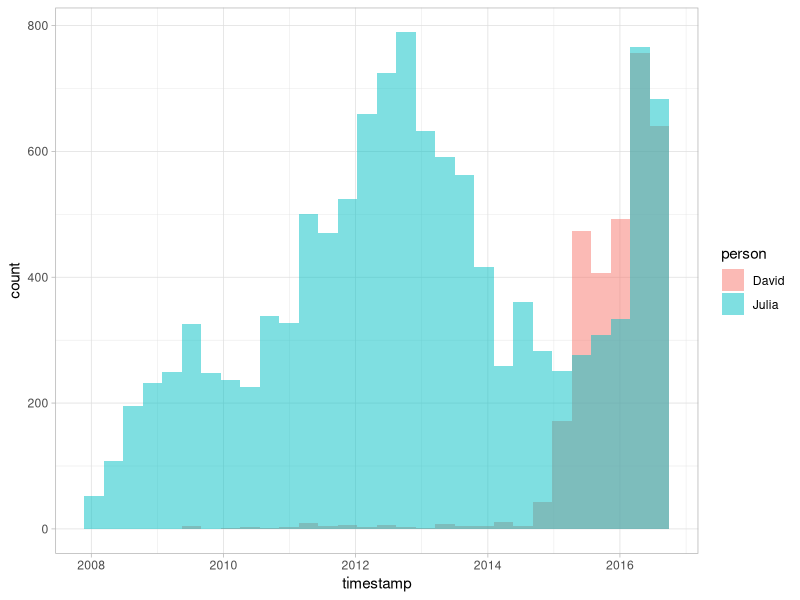
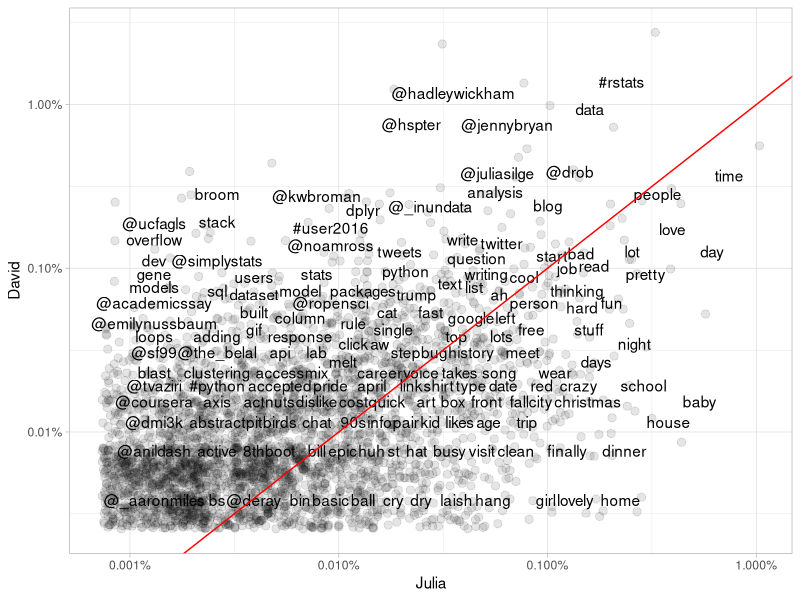
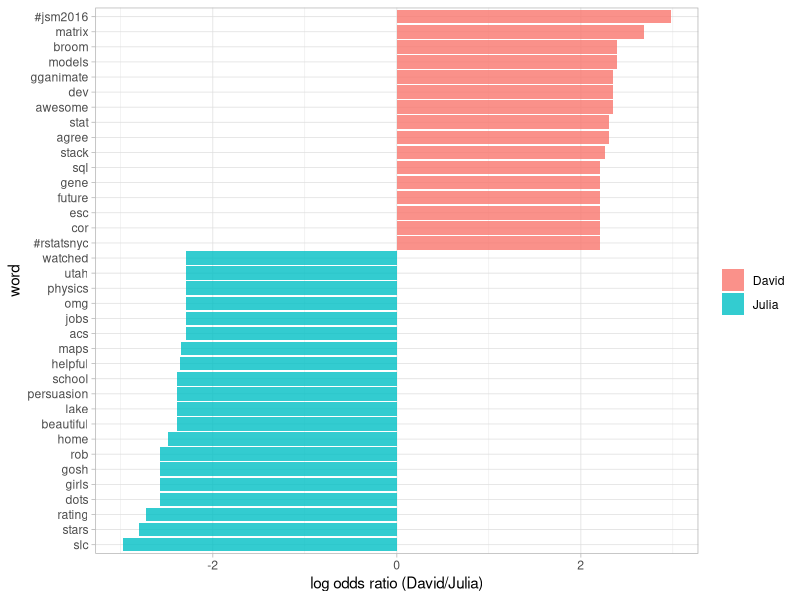
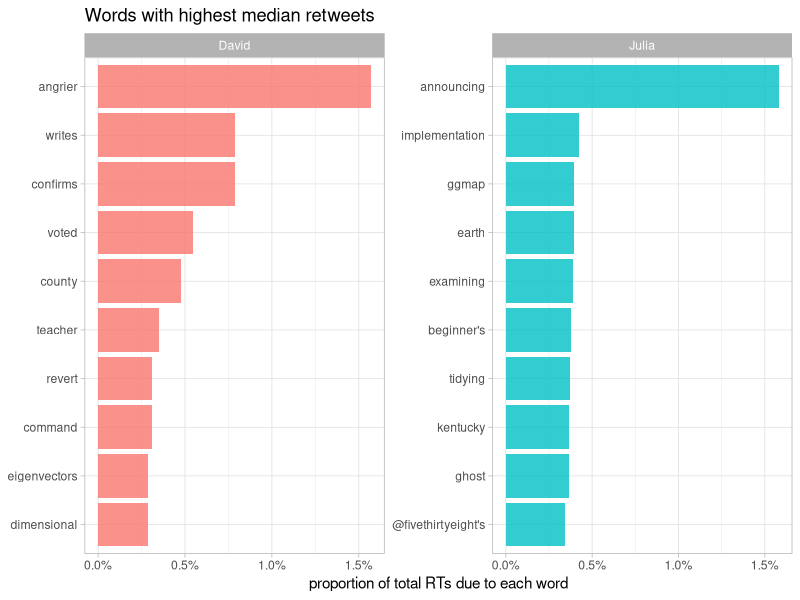
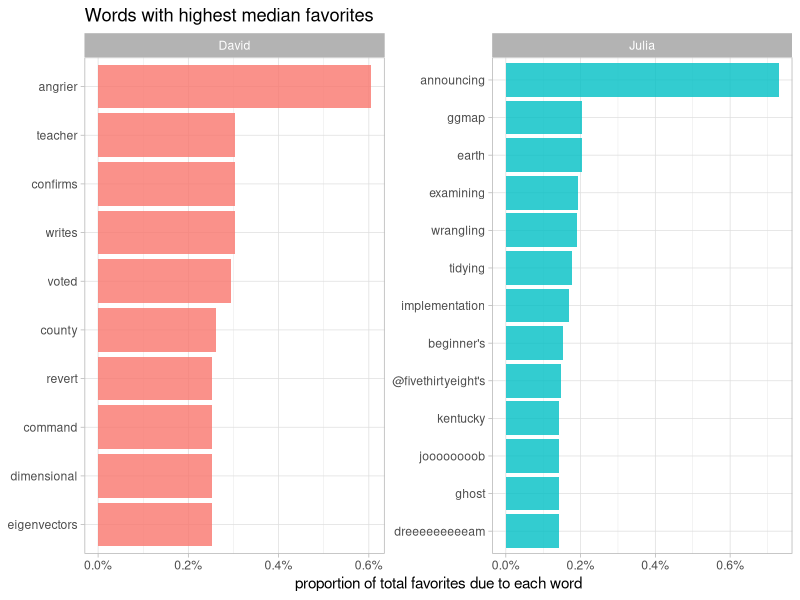

Write the R code that produced these figures, in order.
## ---- chunk 1
library(knitr)
opts_chunk$set(message = FALSE, warning = FALSE, cache = TRUE)
options(width = 100, dplyr.width = 100)
library(ggplot2)
theme_set(theme_light())
## ---- chunk 2
library(lubridate)
library(ggplot2)
library(dplyr)
library(readr)

tweets_julia <- read_csv("data/tweets_julia.csv")
tweets_dave <- read_csv("data/tweets_dave.csv")
tweets <- bind_rows(tweets_julia %>% 
                      mutate(person = "Julia"),
                    tweets_dave %>% 
                      mutate(person = "David")) %>%
  mutate(timestamp = ymd_hms(timestamp))

ggplot(tweets, aes(x = timestamp, fill = person)) +
  geom_histogram(alpha = 0.5, position = "identity")
## ---- chunk 3
library(tidytext)
library(stringr)

reg <- "([^A-Za-z_\\d#@']|'(?![A-Za-z_\\d#@]))"
tidy_tweets <- tweets %>% 
  mutate(text = str_replace_all(text, "https://t.co/[A-Za-z\\d]+|http://[A-Za-z\\d]+|&amp;|&lt;|&gt;|RT|https", "")) %>%
  unnest_tokens(word, text, token = "regex", pattern = reg) %>%
  filter(!word %in% stop_words$word,
         str_detect(word, "[a-z]"))
## ---- chunk 4
frequency <- tidy_tweets %>% 
  group_by(person) %>% 
  count(word, sort = TRUE) %>% 
  left_join(tidy_tweets %>% 
              group_by(person) %>% 
              summarise(total = n())) %>%
  mutate(freq = n/total)

frequency
## ---- chunk 5
library(tidyr)

frequency <- frequency %>% 
  select(person, word, freq) %>% 
  spread(person, freq) %>%
  arrange(Julia, David)

frequency
## ---- chunk 6
library(scales)

ggplot(frequency, aes(Julia, David)) +
  geom_jitter(alpha = 0.1, size = 2.5, width = 0.25, height = 0.25) +
  geom_text(aes(label = word), check_overlap = TRUE, vjust = 1.5) +
  scale_x_log10(labels = percent_format()) +
  scale_y_log10(labels = percent_format()) +
  geom_abline(color = "red")
## ---- chunk 7
tidy_tweets <- tidy_tweets %>%
  filter(timestamp >= as.Date("2016-01-01"))
## ---- chunk 8
word_ratios <- tidy_tweets %>%
  filter(!str_detect(word, "^@")) %>%
  count(word, person) %>%
  filter(sum(n) >= 5) %>%
  spread(person, n, fill = 0) %>%
  ungroup() %>%
  mutate_each(funs((. + 1) / sum(. + 1)), -word) %>%
  mutate(logratio = log(David / Julia)) %>%
  arrange(desc(logratio))
## ---- chunk 9
word_ratios %>% 
  arrange(abs(logratio))
## ---- chunk 10
word_ratios %>%
  group_by(logratio < 0) %>%
  top_n(15, abs(logratio)) %>%
  ungroup() %>%
  mutate(word = reorder(word, logratio)) %>%
  ggplot(aes(word, logratio, fill = logratio < 0)) +
  geom_bar(alpha = 0.8, stat = "identity") +
  coord_flip() +
  ylab("log odds ratio (David/Julia)") +
  scale_fill_discrete(name = "", labels = c("David", "Julia"))
## ---- chunk 11
words_by_time <- tidy_tweets %>%
  filter(!str_detect(word, "^@")) %>%
  mutate(time_floor = floor_date(timestamp, unit = "15 days")) %>%
  count(time_floor, person, word) %>%
  ungroup() %>%
  group_by(person, time_floor) %>%
  mutate(time_total = sum(n)) %>%
  group_by(word) %>%
  mutate(word_total = sum(n)) %>%
  ungroup() %>%
  rename(count = n) %>%
  filter(word_total > 30)

words_by_time
## ---- chunk 12
nested_models <- words_by_time %>%
  nest(-word, -person) 

nested_models
## ---- chunk 13
tweets_julia <- read_csv("data/juliasilge_tweets.csv")
tweets_dave <- read_csv("data/drob_tweets.csv")
tweets <- bind_rows(tweets_julia %>% 
                      mutate(person = "Julia"),
                    tweets_dave %>% 
                      mutate(person = "David")) %>%
  mutate(created_at = ymd_hms(created_at))
## ---- chunk 14
tidy_tweets <- tweets %>% 
  filter(!str_detect(text, "^RT")) %>%
  mutate(text = str_replace_all(text, "https://t.co/[A-Za-z\\d]+|http://[A-Za-z\\d]+|&amp;|&lt;|&gt;|RT|https", "")) %>%
  unnest_tokens(word, text, token = "regex", pattern = reg) %>%
  anti_join(stop_words)

tidy_tweets
## ---- chunk 15
totals <- tidy_tweets %>% 
  group_by(person, id) %>% 
  summarise(rts = sum(retweets)) %>% 
  group_by(person) %>% 
  summarise(total_rts = sum(rts))

totals
## ---- chunk 16
word_by_rts <- tidy_tweets %>% 
  group_by(id, word, person) %>% 
  summarise(rts = first(retweets)) %>% 
  group_by(person, word) %>% 
  summarise(retweets = median(rts)) %>%
  left_join(totals) %>%
  filter(retweets != 0) %>%
  ungroup()

word_by_rts %>% 
  arrange(desc(retweets))
## ---- chunk 17
word_by_rts %>%
  mutate(ratio = retweets / total_rts) %>%  
  group_by(person) %>%
  top_n(10, ratio) %>%
  arrange(ratio) %>%
  mutate(word = factor(word, unique(word))) %>%
  ungroup() %>%
  ggplot(aes(word, ratio, fill = person)) +
  geom_bar(stat = "identity", alpha = 0.8, show.legend = FALSE) +
  facet_wrap(~ person, scales = "free", ncol = 2) +
  coord_flip() +
  scale_y_continuous(labels = percent_format()) +
  labs(x = NULL, 
       y = "proportion of total RTs due to each word",
       title = "Words with highest median retweets")
## ---- chunk 18
totals <- tidy_tweets %>% 
  group_by(person, id) %>% 
  summarise(favs = sum(favorites)) %>% 
  group_by(person) %>% 
  summarise(total_favs = sum(favs))

word_by_favs <- tidy_tweets %>% 
  group_by(id, word, person) %>% 
  summarise(favs = first(favorites)) %>% 
  group_by(person, word) %>% 
  summarise(favorites = median(favs)) %>%
  left_join(totals) %>%
  filter(favorites != 0) %>%
  ungroup()
## ---- chunk 19
word_by_favs %>%
  mutate(ratio = favorites / total_favs) %>%  
  group_by(person) %>%
  top_n(10, ratio) %>%
  arrange(ratio) %>%
  mutate(word = factor(word, unique(word))) %>%
  ungroup() %>%
  ggplot(aes(word, ratio, fill = person)) +
  geom_bar(stat = "identity", alpha = 0.8, show.legend = FALSE) +
  facet_wrap(~ person, scales = "free", ncol = 2) +
  coord_flip() +
  scale_y_continuous(labels = percent_format()) +
  labs(x = NULL, 
       y = "proportion of total favorites due to each word",
       title = "Words with highest median favorites")
